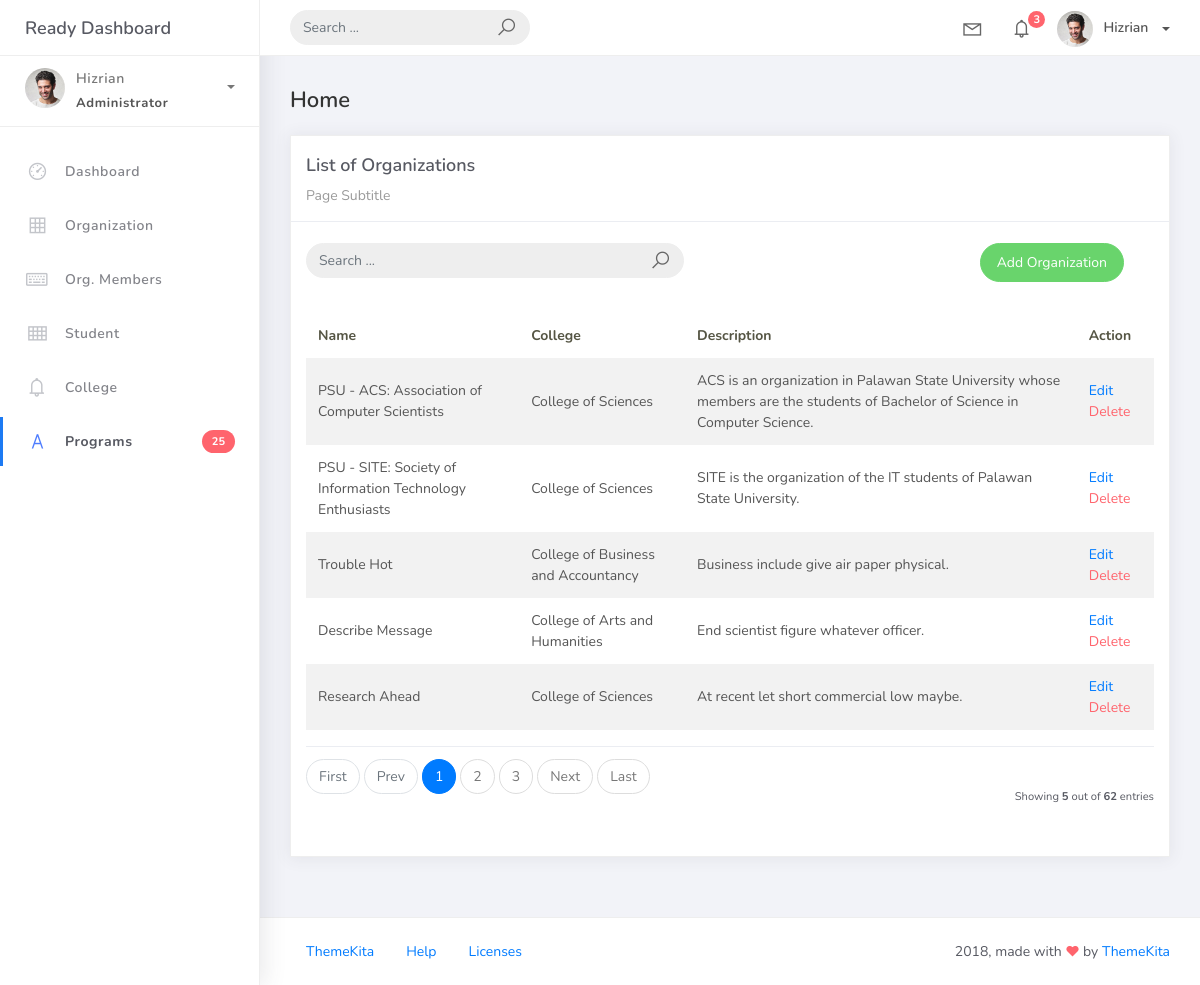
Screenshot of /organization_list with the database file from the repository.
### studentorg/models.py (models this page shows, shortened)
class BaseModel (models.Model):
    created_at = models.DateTimeField(auto_now_add=True, db_index=True)
    updated_at = models.DateTimeField(auto_now=True)
    class Meta:
        abstract = True

class Organization(BaseModel):
    name = models.CharField(max_length=250)
    college = models.ForeignKey(
        College, null=True, blank=True, on_delete=models.CASCADE)
    description = models.CharField(max_length=500)

class College(BaseModel):
    college_name = models.CharField(max_length=150)
    def __str__(self):
        return self.college_name

### studentorg/views.py (the view)
# urls.py: path('organization_list', OrganizationList.as_view(), name='organization-list'),
class OrganizationList(ListView):
    model = Organization
    context_object_name = 'organization'
    template_name = "org_list.html"
    paginate_by = 5

### templates/org_list.html
{% extends 'base.html' %} {% load static %} {% block content %}
<div class="content">
    <div class="container-fluid">
        <h4 class="page-title">Home</h4>
        <div class="row">
            <div class="col-md-12">
                <div class="card">
                    <div class="card-header">
                        <div class="card-title">List of Organizations</div>
                        <div class="card-category">Page Subtitle</div>
                    </div>
                    <br />
                    <div class="col-md-12 row">
                        <div class="col-md-6">
                            <form class="navbar-left navbar-form nav-search mr-md-3" action="">
                                <div class="input-group">
                                    <input type="text" placeholder="Search ..." class="form-control" />
                                    <div class="input-group-append">
                                        <span class="input-group-text">
                                            <i class="la la-search search-icon"></i>
                                        </span>
                                    </div>
                                </div>
                            </form>
                        </div>
                        <div class="col-md-6">
                            <div class="pull-right">
                                <a href="{% url 'organization-add' %}" class="btn btn-success btn-rounded">Add Organization</a>
                            </div>
                        </div>
                    </div>
                    <div class="card-body">
                        <table class="table table-striped mt-3">
                            <thead>
                                <tr>
                                    <th scope="col">Name</th>
                                    <th scope="col">College</th>
                                    <th scope="col">Description</th>
                                    <th scope="col">Action</th>
                                </tr>
                            </thead>
                            <tbody>
                                {% for object in object_list %}
                                <tr>
                                    <td>{{ object.name }}</td>
                                    <td>{{ object.college }}</td>
                                    <td>{{ object.description }}</td>
                                    <td>
                                        <a href="organization_list/{{ object.id }}">Edit</a>
                                        <a href="organization_list/{{ object.id }}/delete" class="text-danger">Delete</a>
                                    </td>
                                </tr>
                                {% empty %}
                                <tr>
                                    <td colspan="4" style="text-align: center;">
                                        <p class="text-sm font-weight-bold mb-0">No Records Found</p>
                                    </td>
                                </tr>
                                {% endfor %}
                            </tbody>
                        </table>
                        {% include 'includes/pagination.html' %}
                    </div>
                </div>
            </div>
        </div>
    </div>
</div>
{% endblock %}

### rows the page displays
Organization: name "PSU - ACS: Association of Computer Scientists", college "College of Sciences", description "ACS is an organization in Palawan State University whose members are the students of Bachelor of Science in Computer Science."
Organization: name "PSU - SITE: Society of Information Technology Enthusiasts", college "College of Sciences", description "SITE is the organization of the IT students of Palawan State University."
Organization: name "Trouble Hot", college "College of Business and Accountancy", description "Business include give air paper physical."
Organization: name "Describe Message", college "College of Arts and Humanities", description "End scientist figure whatever officer."
Organization: name "Research Ahead", college "College of Sciences", description "At recent let short commercial low maybe."

### other values shown
{{ page_num }} "1"
{{ page_num }} "2" "3"
{{ object_list.count }} "5"
{{ paginator.count }} "62"
